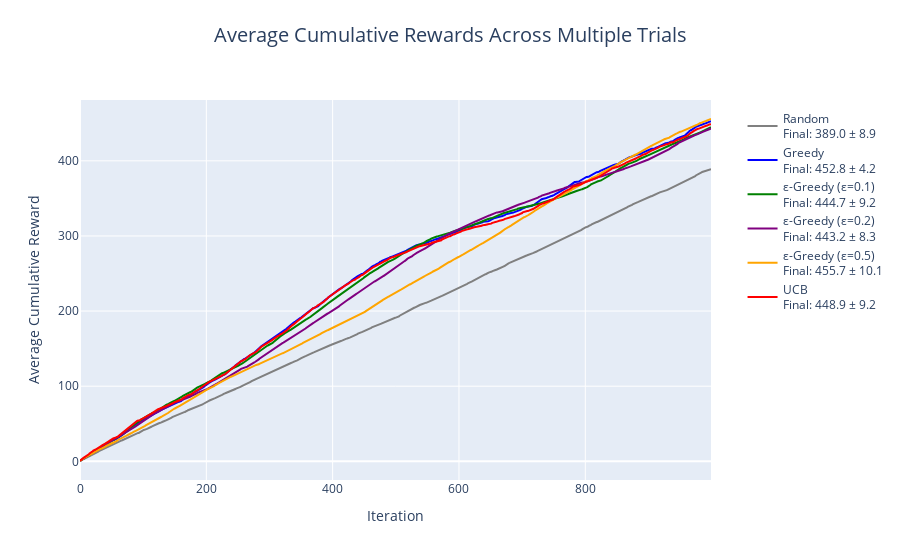

Notebook cell for this chart:
### Code cell
def main():
    """Main execution function"""
    # Initialize recommender with dataset
    data_path = "TrendMovie.csv"  # Update with actual path
    recommender = MovieRecommender(data_path)
    
    # Run multiple trials
    results, confidence_intervals = evaluate_policies(
        recommender, 
        n_iterations=1000, 
        n_trials=10
    )
    
    # Create and save interactive plot
    fig = plot_cumulative_rewards_plotly(results, confidence_intervals, n_iterations=1000)
    fig.show()
    fig.write_html("policy_comparison_interactive_10trials.html")
    
    # Generate and print analysis
    # conclusion = analyze_performance(results, confidence_intervals)
    # print("\nPerformance Analysis:")
    # print(conclusion)

if __name__ == "__main__":
    main()

### Figure 1 — Plotly figure (JSON) as saved in the notebook; plotly's stock layout.template omitted (floating-point values rounded to 4 significant figures; data arrays with more than 128 entries replaced by an {"elided": "..."} marker saying what was removed)
{"data": [{"hovertemplate": "Iteration: %{x}<br>Reward: %{y:.0f}<extra></extra>", "line": {"color": "gray", "width": 2}, "name": "Random<br>Final: 389.0 ± 8.9", "type": "scatter", "x": {"elided": "1000 int values"}, "y": {"elided": "1000 float values"}}, {"hovertemplate": "Iteration: %{x}<br>Reward: %{y:.0f}<extra></extra>", "line": {"color": "blue", "width": 2}, "name": "Greedy<br>Final: 452.8 ± 4.2", "type": "scatter", "x": {"elided": "1000 int values"}, "y": {"elided": "1000 float values"}}, {"hovertemplate": "Iteration: %{x}<br>Reward: %{y:.0f}<extra></extra>", "line": {"color": "green", "width": 2}, "name": "ε-Greedy (ε=0.1)<br>Final: 444.7 ± 9.2", "type": "scatter", "x": {"elided": "1000 int values"}, "y": {"elided": "1000 float values"}}, {"hovertemplate": "Iteration: %{x}<br>Reward: %{y:.0f}<extra></extra>", "line": {"color": "purple", "width": 2}, "name": "ε-Greedy (ε=0.2)<br>Final: 443.2 ± 8.3", "type": "scatter", "x": {"elided": "1000 int values"}, "y": {"elided": "1000 float values"}}, {"hovertemplate": "Iteration: %{x}<br>Reward: %{y:.0f}<extra></extra>", "line": {"color": "orange", "width": 2}, "name": "ε-Greedy (ε=0.5)<br>Final: 455.7 ± 10.1", "type": "scatter", "x": {"elided": "1000 int values"}, "y": {"elided": "1000 float values"}}, {"hovertemplate": "Iteration: %{x}<br>Reward: %{y:.0f}<extra></extra>", "line": {"color": "red", "width": 2}, "name": "UCB<br>Final: 448.9 ± 9.2", "type": "scatter", "x": {"elided": "1000 int values"}, "y": {"elided": "1000 float values"}}], "layout": {"hovermode": "x unified", "legend": {"x": 1.05, "xanchor": "left", "y": 0.99, "yanchor": "top"}, "margin": {"r": 150}, "showlegend": true, "title": {"font": {"size": 20}, "text": "Average Cumulative Rewards Across Multiple Trials", "x": 0.5, "xanchor": "center", "y": 0.95, "yanchor": "top"}, "xaxis": {"title": {"text": "Iteration"}}, "yaxis": {"title": {"text": "Average Cumulative Reward"}}}}
